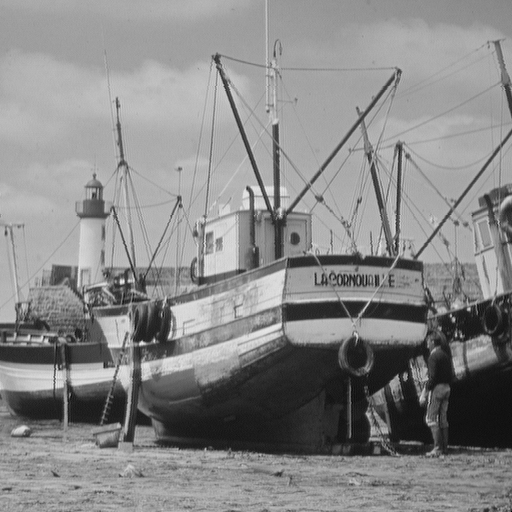
#> input picture notebooks/images/boat.tif, 512 x 512 px
$ jupyter execute 'Aula 07 - Filtragem espacial - Filtros passa-alta.ipynb'   (shell and % lines are left out)
#> lines starting #> are read from the running program, lines starting #| are printed output that depends on the picture
SIN-392 - Introdução ao Processamento Digital de Imagens (2022-1)

# Aula 07 - Filtragem espacial - Filtros passa-alta

Prof. João Fernando Mari ([*joaofmari.github.io*](https://joaofmari.github.io/))

---

<h1>Índice<span class="tocSkip"></span></h1>
<div class="toc"><ul class="toc-item"><li><span><a href="#Importando-as-bibliotecas-necessárias" data-toc-modified-id="Importando-as-bibliotecas-necessárias-1"><span class="toc-item-num">1&nbsp;&nbsp;</span>Importando as bibliotecas necessárias</a></span></li><li><span><a href="#Criando-uma-imagem-simples" data-toc-modified-id="Criando-uma-imagem-simples-2"><span class="toc-item-num">2&nbsp;&nbsp;</span>Criando uma imagem simples</a></span><ul class="toc-item"><li><span><a href="#Plotando-a-imagem" data-toc-modified-id="Plotando-a-imagem-2.1"><span class="toc-item-num">2.1&nbsp;&nbsp;</span>Plotando a imagem</a></span></li></ul></li><li><span><a href="#Filtro-Laplaciano" data-toc-modified-id="Filtro-Laplaciano-3"><span class="toc-item-num">3&nbsp;&nbsp;</span>Filtro Laplaciano</a></span><ul class="toc-item"><li><span><a href="#Variações-do-Laplaciano" data-toc-modified-id="Variações-do-Laplaciano-3.1"><span class="toc-item-num">3.1&nbsp;&nbsp;</span>Variações do Laplaciano</a></span></li><li><span><a href="#Carregando-uma-imagem-real" data-toc-modified-id="Carregando-uma-imagem-real-3.2"><span class="toc-item-num">3.2&nbsp;&nbsp;</span>Carregando uma imagem real</a></span><ul class="toc-item"><li><span><a href="#Recortando-uma-região-de-interesse-nas-imagens" data-toc-modified-id="Recortando-uma-região-de-interesse-nas-imagens-3.2.1"><span class="toc-item-num">3.2.1&nbsp;&nbsp;</span>Recortando uma região de interesse nas imagens</a></span></li><li><span><a href="#Plotando-as-imagens-e-regiões-de-interesse" data-toc-modified-id="Plotando-as-imagens-e-regiões-de-interesse-3.2.2"><span class="toc-item-num">3.2.2&nbsp;&nbsp;</span>Plotando as imagens e regiões de interesse</a></span></li></ul></li></ul></li><li><span><a href="#Gradiente" data-toc-modified-id="Gradiente-4"><span class="toc-item-num">4&nbsp;&nbsp;</span>Gradiente</a></span><ul class="toc-item"><li><span><a href="#Operador-diagonal-de-Roberts" data-toc-modified-id="Operador-diagonal-de-Roberts-4.1"><span class="toc-item-num">4.1&nbsp;&nbsp;</span>Operador diagonal de Roberts</a></span><ul class="toc-item"><li><span><a href="#Recortando-uma-região-de-interesse-nas-imagens" data-toc-modified-id="Recortando-uma-região-de-interesse-nas-imagens-4.1.1"><span class="toc-item-num">4.1.1&nbsp;&nbsp;</span>Recortando uma região de interesse nas imagens</a></span></li><li><span><a href="#Plotando-as-imagens-e-regiões-de-interesse" data-toc-modified-id="Plotando-as-imagens-e-regiões-de-interesse-4.1.2"><span class="toc-item-num">4.1.2&nbsp;&nbsp;</span>Plotando as imagens e regiões de interesse</a></span></li></ul></li></ul></li><li><span><a href="#Operadores-de-Prewitt" data-toc-modified-id="Operadores-de-Prewitt-5"><span class="toc-item-num">5&nbsp;&nbsp;</span>Operadores de Prewitt</a></span><ul class="toc-item"><li><ul class="toc-item"><li><span><a href="#Recortando-uma-região-de-interesse-nas-imagens" data-toc-modified-id="Recortando-uma-região-de-interesse-nas-imagens-5.0.1"><span class="toc-item-num">5.0.1&nbsp;&nbsp;</span>Recortando uma região de interesse nas imagens</a></span></li><li><span><a href="#Plotando-as-imagens-e-regiões-de-interesse" data-toc-modified-id="Plotando-as-imagens-e-regiões-de-interesse-5.0.2"><span class="toc-item-num">5.0.2&nbsp;&nbsp;</span>Plotando as imagens e regiões de interesse</a></span></li></ul></li></ul></li><li><span><a href="#Operadores-de-Sobel" data-toc-modified-id="Operadores-de-Sobel-6"><span class="toc-item-num">6&nbsp;&nbsp;</span>Operadores de Sobel</a></span><ul class="toc-item"><li><ul class="toc-item"><li><span><a href="#Recortando-uma-região-de-interesse-nas-imagens" data-toc-modified-id="Recortando-uma-região-de-interesse-nas-imagens-6.0.1"><span class="toc-item-num">6.0.1&nbsp;&nbsp;</span>Recortando uma região de interesse nas imagens</a></span></li><li><span><a href="#Plotando-as-imagens-e-regiões-de-interesse" data-toc-modified-id="Plotando-as-imagens-e-regiões-de-interesse-6.0.2"><span class="toc-item-num">6.0.2&nbsp;&nbsp;</span>Plotando as imagens e regiões de interesse</a></span></li></ul></li></ul></li><li><span><a href="#Roberts-Vs.-Prewitt-Vs.-Sobel" data-toc-modified-id="Roberts-Vs.-Prewitt-Vs.-Sobel-7"><span class="toc-item-num">7&nbsp;&nbsp;</span>Roberts Vs. Prewitt Vs. Sobel</a></span></li><li><span><a href="#Ruído:-Laplaciano-Vs.-Gradiente" data-toc-modified-id="Ruído:-Laplaciano-Vs.-Gradiente-8"><span class="toc-item-num">8&nbsp;&nbsp;</span>Ruído: Laplaciano Vs. Gradiente</a></span></li><li><span><a href="#Bibliografia" data-toc-modified-id="Bibliografia-9"><span class="toc-item-num">9&nbsp;&nbsp;</span>Bibliografia</a></span></li></ul></div>

## Importando as bibliotecas necessárias

[cell 1]
import numpy as np

from scipy import ndimage as ndi

from skimage import util, filters

import matplotlib
import matplotlib.pyplot as plt
from mpl_toolkits.axes_grid1 import make_axes_locatable

## Criando uma imagem simples

[cell 2]
img_simple = np.array([[ 0, 0, 0, 0, 6, 1, 7, 0],
                       [ 0, 7, 7, 7, 0, 6, 1, 7],
                       [ 0, 7, 0, 0, 7, 0, 6, 1],
                       [ 0, 7, 0, 0, 1, 7, 0, 6],
                       [ 0, 7, 7, 0, 0, 0, 0, 0],
                       [ 0, 7, 7, 0, 7, 7, 7, 7],
                       [ 0, 7, 7, 0, 0, 0, 0, 0],
                       [ 0, 0, 0, 0, 7, 7, 7, 7]])

# Imprime a imagem na tela
print(img_simple)

### Plotando a imagem

[cell 3]
plt.figure()
plt.imshow(img_simple, cmap='gray', vmin=0, vmax=7)
plt.colorbar()
plt.show()

## Filtro Laplaciano

[cell 4]
w_lap_4 = np.array([[0,  1, 0],
                    [1, -4, 1],
                    [0,  1, 0]])

print(w_lap_4)
print(w_lap_4.sum())

[cell 5]
img_lap_4 = ndi.convolve(img_simple, w_lap_4, mode='constant', cval=0)

print(img_lap_4)

[cell 6]
plt.figure()
plt.imshow(img_lap_4, cmap='gray')
plt.colorbar()
plt.show()

### Variações do Laplaciano

[cell 7]
# Máscara com coeficiente central = -4
w_lap_4 = np.array([[0,  1, 0],
                    [1, -4, 1],
                    [0,  1, 0]], dtype=float)

# Máscara com coeficiente central = 4
w_lap_4_ =  w_lap_4 * (-1)

# Máscara com coeficiente central = 8
w_lap_8 = np.array([[1,  1, 1],
                    [1, -8, 1],
                    [1,  1, 1]], dtype=float)

# Máscara com coeficiente central = -8
w_lap_8_ = w_lap_8 * (-1)

# Lista com todos as máscaras
w_lap_list = [w_lap_4, w_lap_4_, w_lap_8, w_lap_8_]

### Carregando uma imagem real

[cell 8]
img_gray = plt.imread('./images/boat.tif')
#> img_gray is the input picture: shape (512, 512); min 0, max 239, mean 136.1

# Informações sobre as imagens
print(img_gray.shape, img_gray.dtype, img_gray.min(), img_gray.max())
#| (512, 512) uint8 0 239

[cell 9]
img_gray = filters.gaussian(img_gray, sigma=2)

[cell 10]
plt.figure()
plt.imshow(img_gray, cmap='gray')
plt.colorbar()
plt.show()

[cell 11]
img_lap_list = []
for mask in w_lap_list:
    img_temp = ndi.convolve(img_gray, mask)

    img_lap_list.append(img_temp)
#> this loop made 4 passes
#> pass 2, `img_temp = ndi.convolve(img_gray, mask)`:
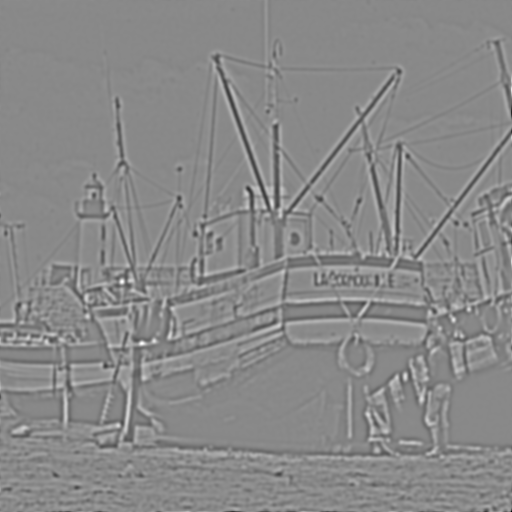
#> img_temp: shape (512, 512) float64; min -0.105, max 0.0898, mean 2.54e-20; drawn with min black and max white
#> after the loop, img_lap_list = 4 items

#### Recortando uma região de interesse nas imagens

[cell 12]
img_lap_rdi_list = []

for img_lap in img_lap_list:
    img_lap_rdi = img_lap[190:250, 190:250]

    img_lap_rdi_list.append(img_lap_rdi)
#> after the loop, img_lap_rdi_list = 4 items

#### Plotando as imagens e regiões de interesse

[cell 13]
fig, ax  = plt.subplots(4, 2, figsize=(9, 12))
for i, (img_lap, img_lap_rdi) in enumerate(zip(img_lap_list, img_lap_rdi_list)):

    img_ = ax[i,0].imshow(img_lap, cmap='gray')
    # Barra de cores
    divider = make_axes_locatable(ax[i, 0])
    cax = divider.append_axes("right", size="5%", pad=0.05)
    fig.colorbar(img_, cax=cax)


    ax[i,1].imshow(img_lap_rdi, cmap='gray', interpolation='nearest')

plt.show()

## Gradiente

### Operador diagonal de Roberts

[cell 14]
# Operadores diagonais de Roberts
rob_d1 = np.array([[-1., 0.],
                   [ 0., 1.]], dtype=float)

rob_d2 = np.array([[0., -1.],
                   [1.,  0.]], dtype=float)

print(rob_d1)
print()
print(rob_d2)
print()
print(rob_d1.sum(), rob_d2.sum())

[cell 15]
img_rob_d1  = ndi.convolve(img_gray, rob_d1)
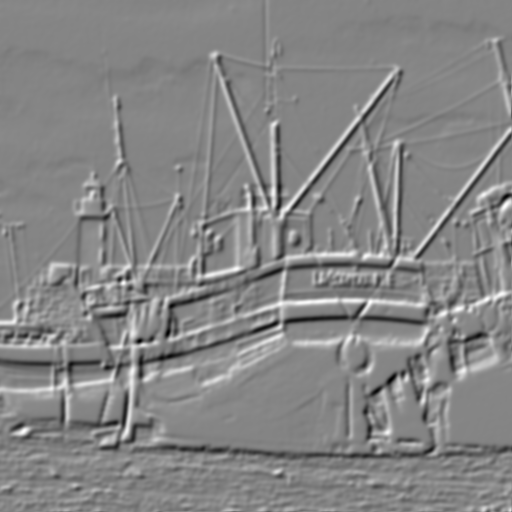
#> img_rob_d1: shape (512, 512) float64; min -0.133, max 0.122, mean 0.000546; drawn with min black and max white
img_rob_d2  = ndi.convolve(img_gray, rob_d2)
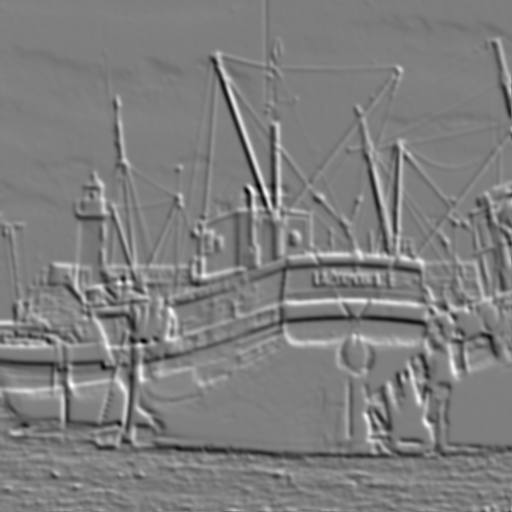
#> img_rob_d2: shape (512, 512) float64; min -0.134, max 0.136, mean -0.000361; drawn with min black and max white

# Magnitude do gradiente (hipotenusa)
img_rob = np.sqrt(img_rob_d1**2 + img_rob_d2**2)

# Magnitude do gradiente (aproximado)
img_rob_a = np.abs(img_rob_d1) + np.abs(img_rob_d2)

#### Recortando uma região de interesse nas imagens

[cell 16]
img_rob_list = [img_gray, img_rob_d1, img_rob_d2, img_rob]

img_rob_rdi_list = []

for img_rob in img_rob_list:
    img_rob_rdi = img_rob[190:250, 190:250]

    img_rob_rdi_list.append(img_rob_rdi)
#> after the loop, img_rob_rdi_list = 4 items

#### Plotando as imagens e regiões de interesse

[cell 17]
fig, ax  = plt.subplots(4, 2, figsize=(9, 12))
for i, (img_rob, img_rob_rdi) in enumerate(zip(img_rob_list, img_rob_rdi_list)):

    img_ = ax[i,0].imshow(img_rob, cmap='gray')
    # Barra de cores
    divider = make_axes_locatable(ax[i, 0])
    cax = divider.append_axes("right", size="5%", pad=0.05)
    fig.colorbar(img_, cax=cax)


    ax[i,1].imshow(img_rob_rdi, cmap='gray', interpolation='nearest')

plt.show()

## Operadores de Prewitt

[cell 18]
# Operadores de Prewitt
w_pre_h = np.array([[-1, -1, -1],
                    [ 0,  0,  0],
                    [ 1,  1,  1]], dtype=float)

w_pre_v = np.array([[-1,  0,  1],
                    [-1,  0,  1],
                    [-1,  0,  1]], dtype=float)

print(w_pre_h)
print()
print(w_pre_v)
print()
print(w_pre_h.sum(), w_pre_v.sum())

[cell 19]
img_pre_h  = ndi.convolve(img_gray, w_pre_h)
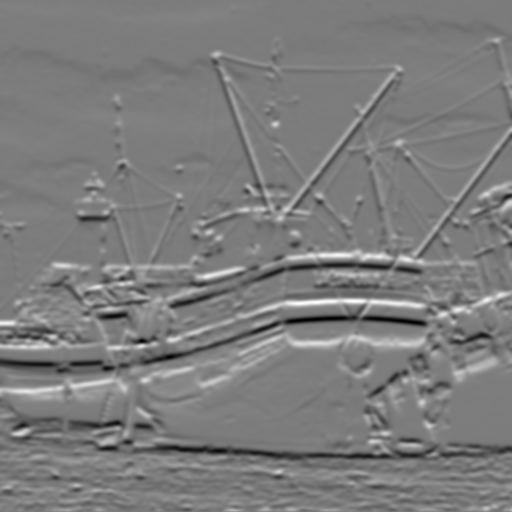
#> img_pre_h: shape (512, 512) float64; min -0.605, max 0.632, mean 0.000552; drawn with min black and max white
img_pre_v  = ndi.convolve(img_gray, w_pre_v)
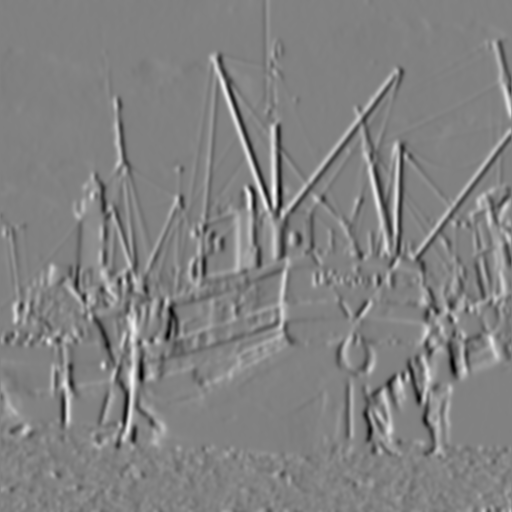
#> img_pre_v: shape (512, 512) float64; min -0.593, max 0.575, mean 0.00272; drawn with min black and max white

# Magnitude do gradiente (hipotenusa)
img_pre = np.sqrt(img_pre_h**2 + img_pre_v**2)
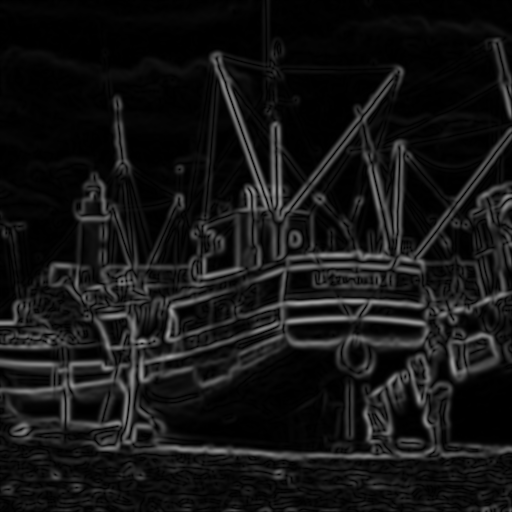
#> img_pre: shape (512, 512) float64; min 2.9e-05, max 0.633, mean 0.0824

# Magnitude do gradiente (aproximado)
img_pre_a = np.abs(img_pre_h) + np.abs(img_pre_v)

#### Recortando uma região de interesse nas imagens

[cell 20]
img_pre_list = [img_gray, img_pre_h, img_pre_v, img_pre]

img_pre_rdi_list = []

for img_pre in img_pre_list:
    img_pre_rdi = img_pre[190:250, 190:250]

    img_pre_rdi_list.append(img_pre_rdi)
#> after the loop, img_pre_rdi_list = 4 items

#### Plotando as imagens e regiões de interesse

[cell 21]
fig, ax  = plt.subplots(4, 2, figsize=(9, 12))
for i, (img_pre, img_pre_rdi) in enumerate(zip(img_pre_list, img_pre_rdi_list)):

    img_ = ax[i,0].imshow(img_pre, cmap='gray')
    # Barra de cores
    divider = make_axes_locatable(ax[i, 0])
    cax = divider.append_axes("right", size="5%", pad=0.05)
    fig.colorbar(img_, cax=cax)


    ax[i,1].imshow(img_pre_rdi, cmap='gray', interpolation='nearest')

plt.show()

## Operadores de Sobel

[cell 22]
# Operadores diagonais de Sobel
w_sob_h = np.array([[-1, -2, -1],
                    [ 0,  0,  0],
                    [ 1,  2,  1]], dtype=float)

w_sob_v = np.array([[-1,  0,  1],
                    [-2,  0,  2],
                    [-1,  0,  1]], dtype=float)

print(w_sob_h)
print()
print(w_sob_v)
print()
print(w_sob_h.sum(), w_sob_v.sum())

[cell 23]
img_sob_h  = ndi.convolve(img_gray, w_sob_h)
img_sob_v  = ndi.convolve(img_gray, w_sob_v)

# Magnitude do gradiente (hipotenusa)
img_sob = np.sqrt(img_sob_h**2 + img_sob_v**2)

# Magnitude do gradiente (aproximado)
img_sob_a = np.abs(img_sob_h) + np.abs(img_sob_v)
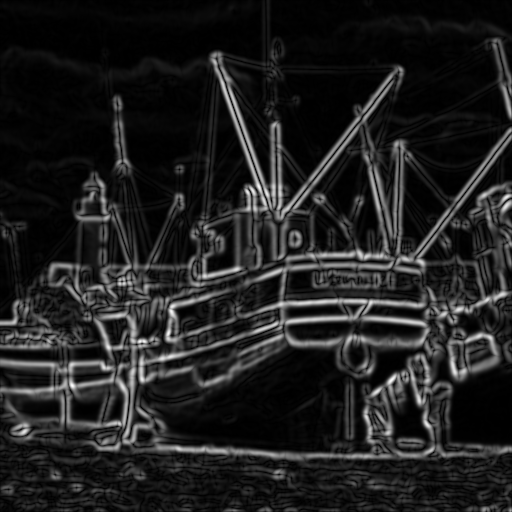
#> img_sob_a: shape (512, 512) float64; min 2.91e-05, max 1.06, mean 0.134; drawn with min black and max white

#### Recortando uma região de interesse nas imagens

[cell 24]
img_sob_list = [img_gray, img_sob_h, img_sob_v, img_sob]

img_sob_rdi_list = []

for img_sob in img_sob_list:
    img_sob_rdi = img_sob[190:250, 190:250]

    img_sob_rdi_list.append(img_sob_rdi)
#> after the loop, img_sob_rdi_list = 4 items

#### Plotando as imagens e regiões de interesse

[cell 25]
fig, ax  = plt.subplots(4, 2, figsize=(9, 12))
for i, (img_sob, img_sob_rdi) in enumerate(zip(img_sob_list, img_sob_rdi_list)):

    img_ = ax[i,0].imshow(img_sob, cmap='gray')
    # Barra de cores
    divider = make_axes_locatable(ax[i, 0])
    cax = divider.append_axes("right", size="5%", pad=0.05)
    fig.colorbar(img_, cax=cax)


    ax[i,1].imshow(img_sob_rdi, cmap='gray', interpolation='nearest')

plt.show()

## Roberts Vs. Prewitt Vs. Sobel

[cell 26]
fig, ((ax1, ax2), (ax3, ax4), (ax5, ax6)) = plt.subplots(3, 2, figsize=(9, 12))

img_ = ax1.imshow(img_rob, cmap='gray', interpolation='nearest')
img_ = ax2.imshow(img_rob_rdi_list[3], cmap='gray', interpolation='nearest')
img_ = ax3.imshow(img_pre, cmap='gray', interpolation='nearest')
img_ = ax4.imshow(img_pre_rdi_list[3], cmap='gray', interpolation='nearest')
img_ = ax5.imshow(img_sob, cmap='gray', interpolation='nearest')
img_ = ax6.imshow(img_sob_rdi_list[3], cmap='gray', interpolation='nearest')

plt.show()

## Ruído: Laplaciano Vs. Gradiente

[cell 27]
img_test = np.zeros([128, 512], dtype=float)
img_test[:,170:170*2] = 1
img_test[:,256] =  0
img_test[:,256+170] =  1
img_test[:,256-170] =  1

[cell 28]
plt.figure()
plt.imshow(img_test, cmap='gray')
#### plt.colorbar()
plt.show()
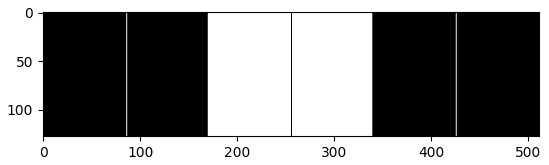
#> figure drawn by matplotlib, 1 panel

[cell 29]
img_noise_1 = util.random_noise(img_test, mode='gaussian', var=0.01)
img_noise_3 = util.random_noise(img_test, mode='gaussian', var=0.03)
img_noise_5 = util.random_noise(img_test, mode='gaussian', var=0.05)

[cell 30]
fig, ((ax1, ax2), (ax3, ax4)) = plt.subplots(2, 2, figsize=(9,5))

img_ = ax1.imshow(img_test, cmap='gray', interpolation='nearest')
img_ = ax2.imshow(img_noise_1, cmap='gray', interpolation='nearest')
img_ = ax3.imshow(img_noise_3, cmap='gray', interpolation='nearest')
img_ = ax4.imshow(img_noise_5, cmap='gray', interpolation='nearest')

plt.show()
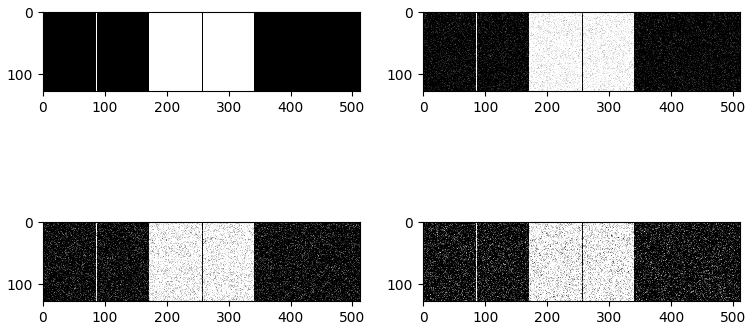
#> figure drawn by matplotlib, 4 panels

[cell 31]
img_noise_list = [img_test, img_noise_1, img_noise_3, img_noise_5]

img_noise_lap =[]

img_noise_grad = []

for img_noise in img_noise_list:
    img_lap_temp = ndi.convolve(img_noise, w_lap_4)

    img_noise_lap.append(img_lap_temp)

    img_grad_h = ndi.convolve(img_noise, w_sob_h)
    img_grad_v = ndi.convolve(img_noise, w_sob_v)

    img_grad = np.sqrt(img_grad_h**2 + img_grad_v**2)

    img_noise_grad.append(img_grad)

[cell 32]
fig, ax  = plt.subplots(4, 2, figsize=(9, 5))
for i, (img_lap, img_grad) in enumerate(zip(img_noise_lap, img_noise_grad)):

    img_ = ax[i,0].imshow(img_lap, cmap='gray')
    # Barra de cores
    divider = make_axes_locatable(ax[i, 0])
    cax = divider.append_axes("right", size="5%", pad=0.05)
    fig.colorbar(img_, cax=cax)


    ax[i,1].imshow(img_grad, cmap='gray')

plt.show()
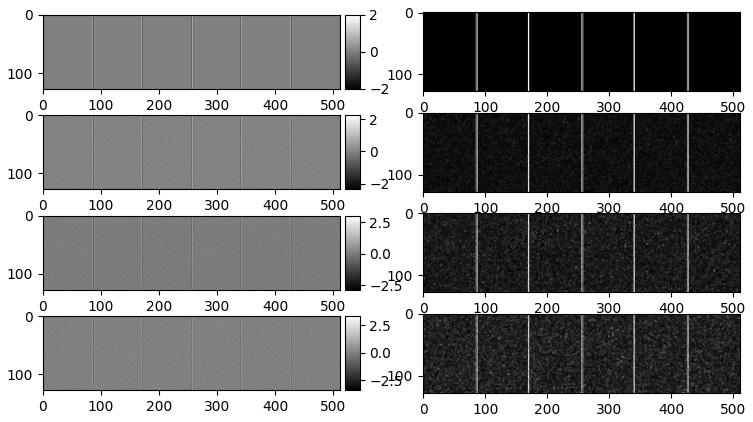
#> figure drawn by matplotlib, 12 panels
